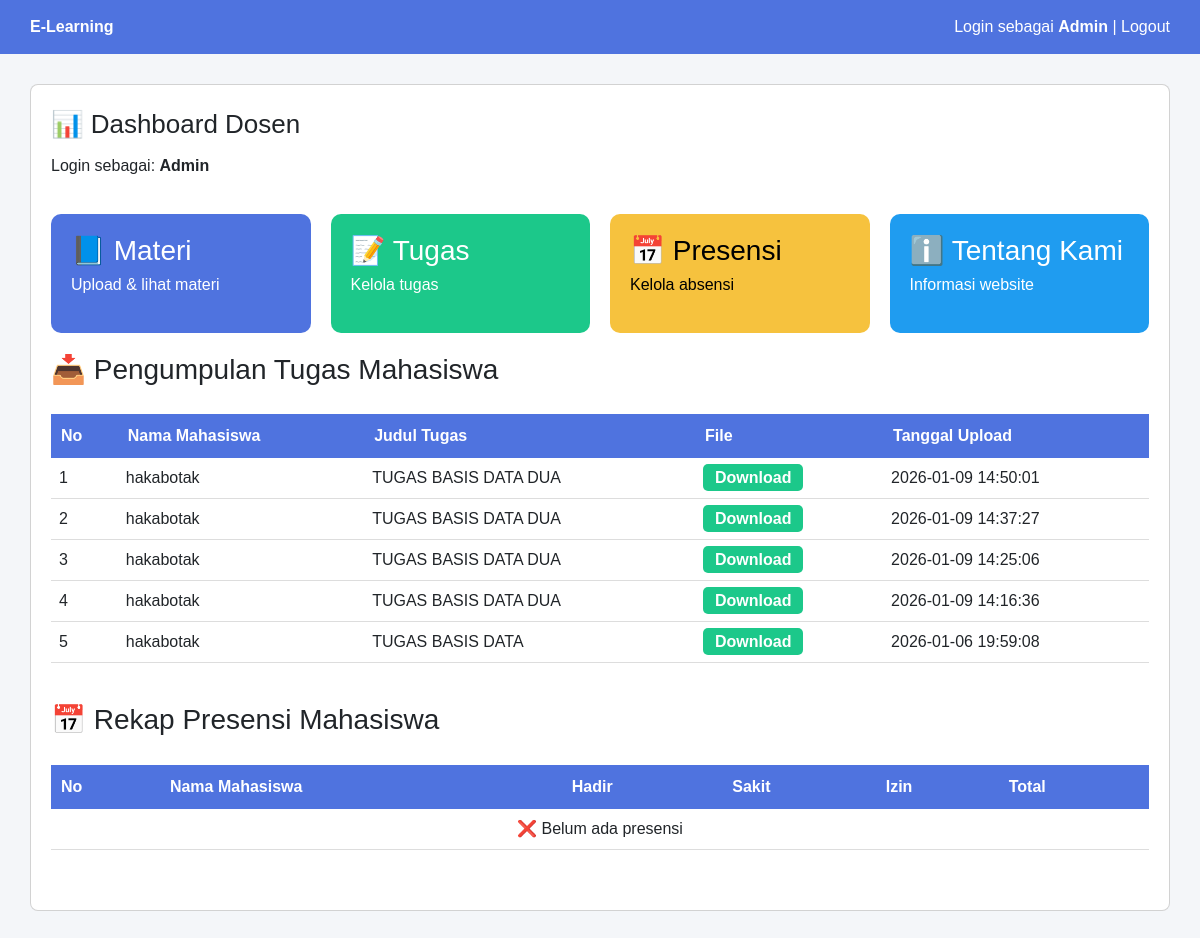
The page /dosen/index.php (signed in) on the database its author committed.
### tables this page shows
CREATE TABLE `website_settings` (
  `id` int(11) NOT NULL,
  `nama_website` varchar(255) NOT NULL DEFAULT 'E-Learning Platform',
  `deskripsi` varchar(500) DEFAULT NULL,
  `alamat` varchar(255) DEFAULT NULL,
  `telepon` varchar(20) DEFAULT NULL,
  `email` varchar(100) DEFAULT NULL,
  `facebook` varchar(255) DEFAULT NULL,
  `twitter` varchar(255) DEFAULT NULL,
  `instagram` varchar(255) DEFAULT NULL,
  `jam_buka` varchar(50) DEFAULT NULL,
  `jam_tutup` varchar(50) DEFAULT NULL,
  `updated_at` timestamp NOT NULL DEFAULT current_timestamp() ON UPDATE current_timestamp()
);

CREATE TABLE `tugas_kumpul` (
  `id` int(11) NOT NULL,
  `tugas_id` int(11) DEFAULT NULL,
  `mahasiswa` varchar(100) DEFAULT NULL,
  `file` varchar(255) DEFAULT NULL,
  `tanggal` timestamp NOT NULL DEFAULT current_timestamp()
);

CREATE TABLE `tugas` (
  `id` int(11) NOT NULL,
  `judul` varchar(100) DEFAULT NULL,
  `deskripsi` text DEFAULT NULL,
  `deadline` date DEFAULT NULL,
  `file` varchar(255) DEFAULT NULL,
  `matkul_id` int(11) DEFAULT NULL
);

### fungsi.php (called while the page is built, shortened)
<?php
if (!function_exists('getWebsiteSettings')) {
function getWebsiteSettings($conn) {
    $q = mysqli_query($conn, "SELECT * FROM website_settings LIMIT 1");
    $settings = mysqli_fetch_assoc($q);
    return $settings;
}
}
?>

### dosen/index.php (the view, shortened to what this page needs)
<?php
include '../header.php';
include '../koneksi.php';
$q = mysqli_query($conn,"
SELECT
    tugas_kumpul.mahasiswa,
    tugas_kumpul.file,
    tugas_kumpul.tanggal,
    tugas.judul
FROM tugas_kumpul
JOIN tugas
    ON tugas_kumpul.tugas_id = tugas.id
ORDER BY tugas_kumpul.tanggal DESC
");
$rekap = mysqli_query($conn,
"SELECT
    pm.mahasiswa,
    SUM(CASE WHEN pm.keterangan = 'hadir' THEN 1 ELSE 0 END) AS hadir,
    SUM(CASE WHEN pm.keterangan = 'sakit' THEN 1 ELSE 0 END) AS sakit,
    SUM(CASE WHEN pm.keterangan = 'izin' THEN 1 ELSE 0 END) AS izin,
    COUNT(*) AS total
FROM presensi_mahasiswa pm
JOIN presensi p ON pm.presensi_id = p.id
WHERE p.matkul_id = '$_SESSION[matkul_id]'
GROUP BY pm.mahasiswa
ORDER BY total DESC
");
?>
<div class="content">
<div class="card">
    <div class="dashboard-title">📊 Dashboard Dosen</div>
    <p>Login sebagai: <b><?= $_SESSION['nama']; ?></b></p>
    <div class="menu">
        <a href="upload_materi.php" class="menu-box blue">
            <h3>📘 Materi</h3>
            <p>Upload & lihat materi</p>
        </a>
        <a href="tugas.php" class="menu-box">
            <h3>📝 Tugas</h3>
            <p>Kelola tugas</p>
        </a>
        <a href="presensi.php" class="menu-box orange">
            <h3>📅 Presensi</h3>
            <p>Kelola absensi</p>
        </a>
        <a href="../tentang.php" class="menu-box" style="background:#1f9cf0;">
            <h3>ℹ️ Tentang Kami</h3>
            <p>Informasi website</p>
        </a>
    </div>
    <h3>📥 Pengumpulan Tugas Mahasiswa</h3>
    <table>
        <tr>
            <th>No</th>
            <th>Nama Mahasiswa</th>
            <th>Judul Tugas</th>
            <th>File</th>
            <th>Tanggal Upload</th>
        </tr>
        <?php
        if ($q && mysqli_num_rows($q) > 0) {
            $no=1;
            while($d=mysqli_fetch_assoc($q)){
        ?>
        <tr>
            <td><?= $no++; ?></td>
            <td><?= $d['mahasiswa']; ?></td>
            <td><?= $d['judul']; ?></td>
            <td>
                <a class="download" href="../upload/tugas/<?= $d['file']; ?>" target="_blank">
                    Download
                </a>
            </td>
            <td><?= $d['tanggal']; ?></td>
        </tr>
        <?php
            }
        } else {
            echo "<tr><td colspan='5' align='center'>❌ Belum ada tugas dikumpulkan</td></tr>";
        }
        ?>
    </table>
    <h3>📅 Rekap Presensi Mahasiswa</h3>
    <table>
        <tr>
            <th>No</th>
            <th>Nama Mahasiswa</th>
            <th>Hadir</th>
            <th>Sakit</th>
            <th>Izin</th>
            <th>Total</th>
        </tr>
        <?php
        if ($rekap && mysqli_num_rows($rekap) > 0) {
            $no=1;
            while($r=mysqli_fetch_assoc($rekap)){
        ?>
        <tr>
            <td><?= $no++; ?></td>
            <td><?= $r['mahasiswa']; ?></td>
            <td><?= $r['hadir']; ?></td>
            <td><?= $r['sakit']; ?></td>
            <td><?= $r['izin']; ?></td>
            <td><?= $r['total']; ?></td>
        </tr>
        <?php
            }
        } else {
            echo "<tr><td colspan='6' align='center'>❌ Belum ada presensi</td></tr>";
        }
        ?>
    </table>
</div>
</div>
</body>
</html>

### header.php (shortened to what this page needs)
<?php
include_once dirname(__FILE__) . '/koneksi.php';
include_once dirname(__FILE__) . '/fungsi.php';
$website_settings = getWebsiteSettings($conn);
?>
<!DOCTYPE html>
<html>
<head>
    <link href="https://cdn.jsdelivr.net/npm/bootstrap@5.3.2/dist/css/bootstrap.min.css" rel="stylesheet">
</head>
<body>
<div class="navbar">
    <div><b><?= $website_settings['nama_website'] ?></b></div>
    <div>
        Login sebagai <b><?= $_SESSION['nama']; ?></b> |
        <a href="../logout.php">Logout</a>
    </div>
</div>

### header.php (style rules this page uses)
body { margin:0;font-family:Arial;background:#f4f6f9 }
.navbar { background:#4f73df; color:white; padding:15px 30px; display:flex; justify-content:space-between; }
.content { padding:30px }
.card { background:white;padding:20px;border-radius:8px }
a { color:white;text-decoration:none }

### dosen/index.php (style rules this page uses)
.dashboard-title { font-size: 26px; margin-bottom: 10px; }
.menu { display: flex; gap: 20px; margin: 20px 0; }
.menu-box { flex: 1; background: #1cc88a; color: white; padding: 20px; border-radius: 10px; text-decoration: none; min-height: 80px; }
.menu-box.blue { background:#4f73df; }
.menu-box.orange { background:#f6c23e; color:black; }
.menu-box h3 { margin:0; }
.menu-box p { margin-top:5px; }
table { width:100%; border-collapse: collapse; margin-top:20px; margin-bottom: 40px; }
table th { background:#4f73df; color:white; padding:10px; text-align: left; }
table td { padding:8px; border-bottom:1px solid #ddd; }
.download { background:#1cc88a; color:white; padding:5px 12px; border-radius:5px; text-decoration:none; font-weight:bold; }

### rows shown on the page
website_settings: nama_website "E-Learning"
tugas_kumpul: mahasiswa "hakabotak", tugas.judul "TUGAS BASIS DATA DUA", tanggal "2026-01-09 14:50:01"
tugas_kumpul: mahasiswa "hakabotak", tugas.judul "TUGAS BASIS DATA DUA", tanggal "2026-01-09 14:37:27"
tugas_kumpul: mahasiswa "hakabotak", tugas.judul "TUGAS BASIS DATA DUA", tanggal "2026-01-09 14:25:06"
tugas_kumpul: mahasiswa "hakabotak", tugas.judul "TUGAS BASIS DATA DUA", tanggal "2026-01-09 14:16:36"
tugas_kumpul: mahasiswa "hakabotak", tugas.judul "TUGAS BASIS DATA", tanggal "2026-01-06 19:59:08"

### other values the page prints
$_SESSION['nama'] "Admin"
